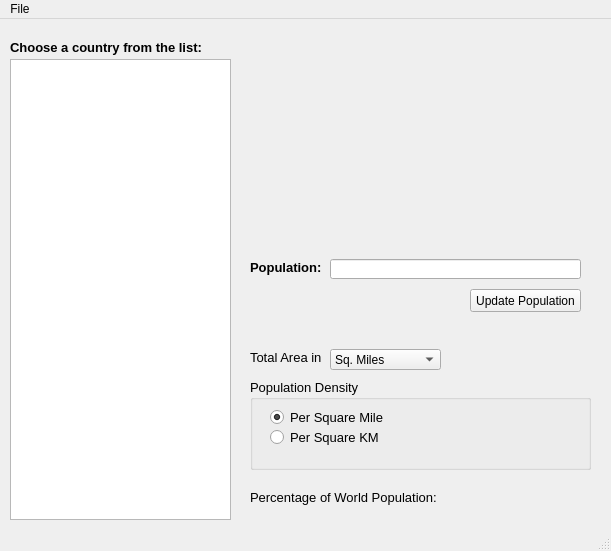
<?xml version="1.0" encoding="UTF-8"?>
<ui version="4.0">
 <class>MainWindow</class>
 <widget class="QMainWindow" name="MainWindow">
  <property name="geometry">
   <rect>
    <x>0</x>
    <y>0</y>
    <width>611</width>
    <height>551</height>
   </rect>
  </property>
  <property name="windowTitle">
   <string>MainWindow</string>
  </property>
  <widget class="QWidget" name="centralwidget">
   <widget class="QListWidget" name="ListWidget_Countries">
    <property name="geometry">
     <rect>
      <x>10</x>
      <y>40</y>
      <width>221</width>
      <height>461</height>
     </rect>
    </property>
   </widget>
   <widget class="QLabel" name="label_ChooseCountry">
    <property name="geometry">
     <rect>
      <x>10</x>
      <y>20</y>
      <width>231</width>
      <height>16</height>
     </rect>
    </property>
    <property name="font">
     <font>
      <pointsize>10</pointsize>
      <weight>75</weight>
      <bold>true</bold>
     </font>
    </property>
    <property name="text">
     <string>Choose a country from the list:</string>
    </property>
   </widget>
   <widget class="QComboBox" name="Box_SqUnits">
    <property name="geometry">
     <rect>
      <x>330</x>
      <y>330</y>
      <width>111</width>
      <height>21</height>
     </rect>
    </property>
    <item>
     <property name="text">
      <string>Sq. Miles</string>
     </property>
    </item>
    <item>
     <property name="text">
      <string>Sq. KM</string>
     </property>
    </item>
   </widget>
   <widget class="QGroupBox" name="Box_PopulationDensity">
    <property name="geometry">
     <rect>
      <x>250</x>
      <y>360</y>
      <width>341</width>
      <height>91</height>
     </rect>
    </property>
    <property name="font">
     <font>
      <pointsize>10</pointsize>
     </font>
    </property>
    <property name="title">
     <string>Population Density</string>
    </property>
    <widget class="QRadioButton" name="RadioButton_SqKM">
     <property name="geometry">
      <rect>
       <x>20</x>
       <y>50</y>
       <width>111</width>
       <height>17</height>
      </rect>
     </property>
     <property name="text">
      <string>Per Square KM</string>
     </property>
    </widget>
    <widget class="QRadioButton" name="RadioButton_SqMile">
     <property name="geometry">
      <rect>
       <x>20</x>
       <y>30</y>
       <width>121</width>
       <height>17</height>
      </rect>
     </property>
     <property name="text">
      <string>Per Square Mile</string>
     </property>
     <property name="checked">
      <bool>true</bool>
     </property>
    </widget>
    <widget class="QLabel" name="Label_PopulationDensity">
     <property name="geometry">
      <rect>
       <x>240</x>
       <y>50</y>
       <width>91</width>
       <height>20</height>
      </rect>
     </property>
     <property name="font">
      <font>
       <pointsize>10</pointsize>
       <weight>75</weight>
       <bold>true</bold>
      </font>
     </property>
     <property name="text">
      <string/>
     </property>
     <property name="alignment">
      <set>Qt::AlignRight|Qt::AlignTrailing|Qt::AlignVCenter</set>
     </property>
    </widget>
   </widget>
   <widget class="QLabel" name="Label_CountryName">
    <property name="geometry">
     <rect>
      <x>250</x>
      <y>40</y>
      <width>331</width>
      <height>21</height>
     </rect>
    </property>
    <property name="font">
     <font>
      <pointsize>12</pointsize>
      <weight>75</weight>
      <bold>true</bold>
     </font>
    </property>
    <property name="text">
     <string/>
    </property>
   </widget>
   <widget class="QLabel" name="Label_Population">
    <property name="geometry">
     <rect>
      <x>250</x>
      <y>240</y>
      <width>81</width>
      <height>16</height>
     </rect>
    </property>
    <property name="font">
     <font>
      <pointsize>10</pointsize>
      <weight>75</weight>
      <bold>true</bold>
     </font>
    </property>
    <property name="text">
     <string>Population:</string>
    </property>
   </widget>
   <widget class="QLineEdit" name="LineEdit_Population">
    <property name="geometry">
     <rect>
      <x>330</x>
      <y>240</y>
      <width>251</width>
      <height>20</height>
     </rect>
    </property>
   </widget>
   <widget class="QPushButton" name="Button_UpdatePopulation">
    <property name="geometry">
     <rect>
      <x>470</x>
      <y>270</y>
      <width>111</width>
      <height>23</height>
     </rect>
    </property>
    <property name="text">
     <string>Update Population</string>
    </property>
   </widget>
   <widget class="QLabel" name="Label_AreaIn">
    <property name="geometry">
     <rect>
      <x>250</x>
      <y>330</y>
      <width>91</width>
      <height>16</height>
     </rect>
    </property>
    <property name="font">
     <font>
      <pointsize>10</pointsize>
     </font>
    </property>
    <property name="text">
     <string>Total Area in</string>
    </property>
   </widget>
   <widget class="QLabel" name="Label_TotalArea">
    <property name="geometry">
     <rect>
      <x>460</x>
      <y>320</y>
      <width>121</width>
      <height>41</height>
     </rect>
    </property>
    <property name="font">
     <font>
      <pointsize>10</pointsize>
      <weight>75</weight>
      <bold>true</bold>
     </font>
    </property>
    <property name="layoutDirection">
     <enum>Qt::LeftToRight</enum>
    </property>
    <property name="text">
     <string/>
    </property>
    <property name="alignment">
     <set>Qt::AlignRight|Qt::AlignTrailing|Qt::AlignVCenter</set>
    </property>
   </widget>
   <widget class="QLabel" name="Label_PercentPop">
    <property name="geometry">
     <rect>
      <x>250</x>
      <y>470</y>
      <width>191</width>
      <height>16</height>
     </rect>
    </property>
    <property name="font">
     <font>
      <pointsize>10</pointsize>
     </font>
    </property>
    <property name="text">
     <string>Percentage of World Population:</string>
    </property>
   </widget>
   <widget class="QLabel" name="Label_PopulationPercentage">
    <property name="geometry">
     <rect>
      <x>470</x>
      <y>470</y>
      <width>111</width>
      <height>20</height>
     </rect>
    </property>
    <property name="font">
     <font>
      <pointsize>10</pointsize>
      <weight>75</weight>
      <bold>true</bold>
     </font>
    </property>
    <property name="text">
     <string/>
    </property>
    <property name="alignment">
     <set>Qt::AlignRight|Qt::AlignTrailing|Qt::AlignVCenter</set>
    </property>
   </widget>
   <widget class="QLabel" name="Label_CountryFlag">
    <property name="geometry">
     <rect>
      <x>310</x>
      <y>70</y>
      <width>241</width>
      <height>131</height>
     </rect>
    </property>
    <property name="text">
     <string/>
    </property>
   </widget>
  </widget>
  <widget class="QMenuBar" name="menubar">
   <property name="geometry">
    <rect>
     <x>0</x>
     <y>0</y>
     <width>611</width>
     <height>21</height>
    </rect>
   </property>
   <widget class="QMenu" name="menuFile">
    <property name="title">
     <string>File</string>
    </property>
    <addaction name="Action_LoadCountries"/>
    <addaction name="Action_SaveFile"/>
    <addaction name="separator"/>
    <addaction name="Action_Exit"/>
   </widget>
   <addaction name="menuFile"/>
  </widget>
  <widget class="QStatusBar" name="statusbar"/>
  <action name="Action_LoadCountries">
   <property name="text">
    <string>Load Countries</string>
   </property>
  </action>
  <action name="Action_SaveFile">
   <property name="text">
    <string>Save To File</string>
   </property>
  </action>
  <action name="Action_Exit">
   <property name="text">
    <string>Exit</string>
   </property>
  </action>
 </widget>
 <resources/>
 <connections/>
</ui>
